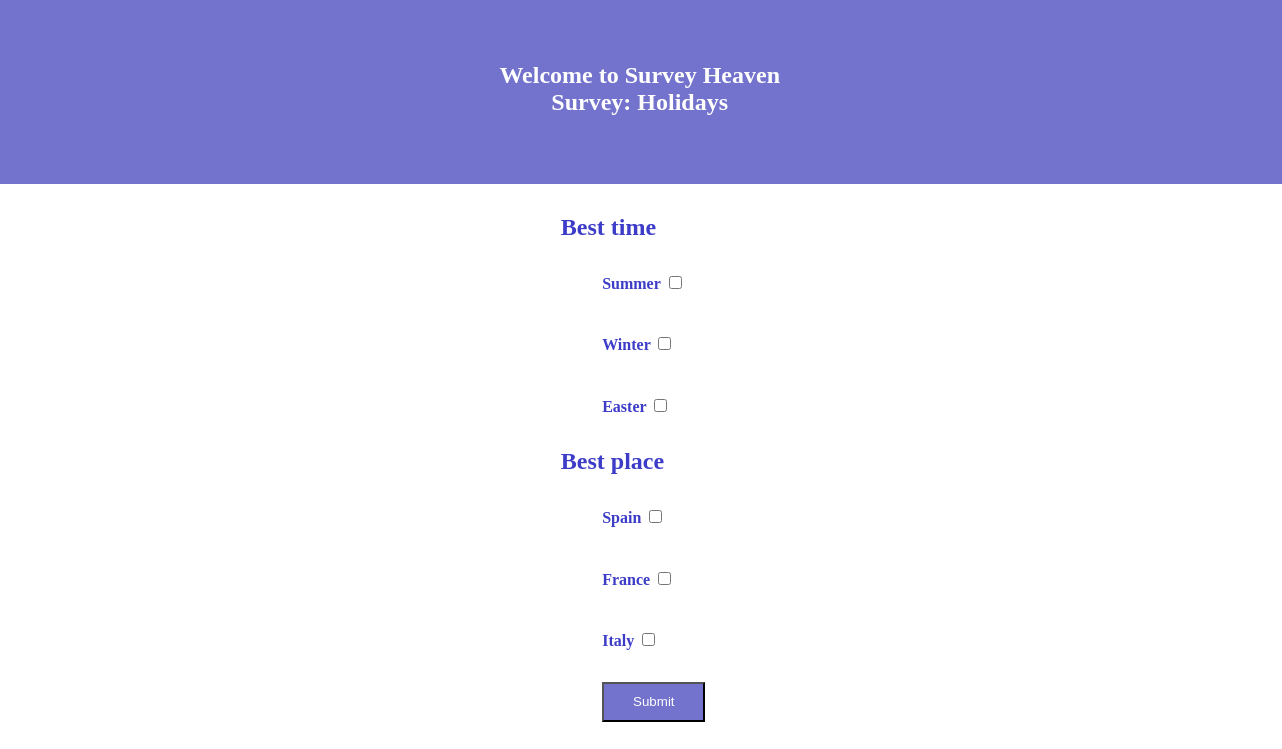
/answer_survey/3, run on the app's committed database.
### website.py (models this page shows)
class Surveys(db.Model):
    id = db.Column(db.Integer, primary_key=True, unique=True, nullable=False)
    username = db.Column(db.String(100))
    survey_name = db.Column(db.String(255))
    survey_type = db.Column(db.String(10))

class Questions(db.Model):
    id = db.Column(db.Integer, primary_key=True, unique=True, nullable=False)
    username = db.Column(db.String(100))
    survey_name = db.Column(db.String(255))
    question = db.Column(db.String(255))

class Answers(db.Model):
    id = db.Column(db.Integer, primary_key=True, unique=True, nullable=False)
    username = db.Column(db.String(255))
    survey = db.Column(db.String(255))
    question = db.Column(db.String(255))
    answer = db.Column(db.String(255))
    score = db.Column(db.Integer)

### website.py (the view, shortened to what this page needs)
@app.route("/answer_survey/<survey_id>", methods=['POST', 'GET'])
def answer_survey(survey_id):
    surveys = db.session.execute("SELECT * FROM surveys WHERE id=" + survey_id + ";")
    for i in surveys:
        items = dict(i)
    username = items['username']
    survey = items['survey_name']
    questions = db.session.execute("SELECT * FROM questions WHERE username='" +
                                                    username + "' AND survey_name='" +
                                                    survey + "';")
    current_questions = []
    for i in questions:
        current_questions.append(i[3])
    data = {}
    items_id = []
    for question in current_questions:
         answers = db.session.execute("SELECT * FROM answers WHERE survey='" +
                                                        survey + "' AND question='" +
                                                        question + "' AND username='" +
                                                        username + "';")
         question_answers = []
         for i in answers:
             items = dict(i)
             items_id.append(items['id'])
             question_answers.append([items['id'], items['answer'], items['score']])
         print(question_answers)
         data[question] = question_answers
    return render_template("answer_survey.html", data=data, survey_name=survey)

### templates/answer_survey.html (shortened to what this page needs)
<!DOCTYPE html>
<html>
	<head>
		<link rel="stylesheet" media="screen and (min-width: 901px)"
		href="{{ url_for('static', filename='stylesheets/answer_survey2.css') }}">
	<link rel="stylesheet" media="screen and (max-width: 900px)"
		href="{{ url_for('static', filename='stylesheets/answer_survey.css') }}">	</head>
	<body>
		<div id='welcomebox'>
			<h2 id='header'>
				Welcome to Survey Heaven<br>
				Survey: {{survey_name}}
			</h2>
		</div>
		<div id='building'>
				<form name='answer_form' method='post'>
			{%for key, value in data.items() %}
			<h2 class='questions'>{{key.replace("_", " ")}}</h2>
			{% for answer in value %}
			 <h4 class='answers'>{{answer[1].replace("_", " ")}} <input type='checkbox' name={{answer[0]}} value={{answer[1]}}></h4>
			 {% endfor %}
			{% endfor %}
						<input type='submit' method='post' name='submitbutton' id='submitbutton'>
				</form>
			</div>
	</body>
</html>

### static/stylesheets/answer_survey2.css (style rules this page uses)
html { max-width: 100%; font-family: verdana; }
body { display: flex; justify-content: center; padding-left: 2%; }
#welcomebox { display: flex; justify-content: center; text-align: center; position: absolute; width: 110%; height: 150px; padding-top: 5%; margin-top: -3%; border-bottom: 2px solid white; color: white; background-color: rgba(100, 100, 200, 0.9) }
#header { margin-top: 2%; margin-left: -2%; font-size: 22; }
#building { color: rgba(60, 60, 200, 1); margin-top: 15%; }
.questions { margin-left: -40%; }
.answers { padding: 10% 0% 10% 0%; }
#submitbutton { padding: 10%; width: 100%; height: 5%; background: rgba(100, 100, 200, 0.9); color: white; }

### static/stylesheets/answer_survey.css (style rules this page uses)
html { max-width: 100%; font-family: verdana; }
body { display: flex; justify-content: center; padding-left: 2%; }
#welcomebox { display: flex; justify-content: center; text-align: center; position: absolute; width: 110%; height: 150px; margin-top: -3%; border-bottom: 2px solid white; color: white; background-color: rgba(100, 100, 200, 0.9) }
#header { margin-top: 15%; margin-left: -2%; font-size: 22; }
#building { color: rgba(60, 60, 200, 1); margin-top: 60%; margin-left: 30%; }
.questions { margin-left: -40%; }
.answers { padding: 10% 0% 10% 0%; }
#submitbutton { width: 75%; height: 5%; background: rgba(100, 100, 200, 0.9); color: white; }

### data on the page
Surveys: survey_name "Holidays"
Questions: replace "Best time"
Answers: answer "Summer"
Answers: answer "Winter"
Answers: answer "Easter"
Questions: replace "Best place"
Answers: answer "Spain"
Answers: answer "France"
Answers: answer "Italy"
